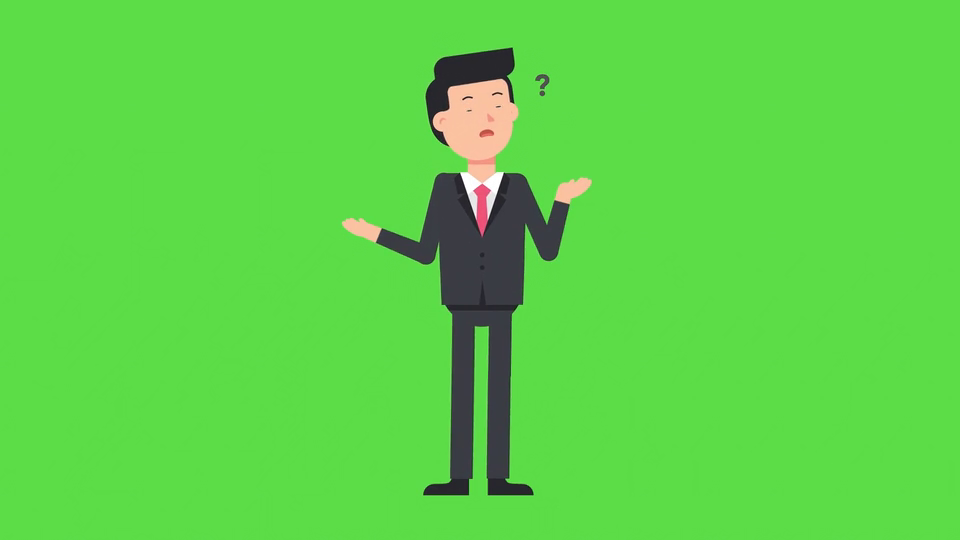
#> input picture frame 30 of man_-_80702 (540p).mp4, 960 x 540 px; the run also reads 1 picture not shown here
$ python video_bg_remove.py
#> lines starting #> are read from the running program, lines starting #| are printed output that depends on the picture; after the words box and inside, x2 and y2 are one past the last pixel; in counts of white or black regions, pixels touching at a corner belong together
import cv2
import numpy as np

# Open the video file
video_capture = cv2.VideoCapture('man_-_80702 (540p).mp4')

# Get video properties
frame_width = int(video_capture.get(3))
frame_height = int(video_capture.get(4))
fps = int(video_capture.get(5))
frame_count = int(video_capture.get(7))

# Define the codec and create a VideoWriter object to save the output
fourcc = cv2.VideoWriter_fourcc(*'mp4v')
output = cv2.VideoWriter('output_video.mp4', fourcc, fps, (frame_width, frame_height))

# Load the background image
background = cv2.imread('background.png')
if background is None:
    print("Error: Unable to open the background image.")
    exit(1)
background = cv2.resize(background, (frame_width, frame_height))
#> background: shape (540, 960, 3); every value is 255

# Define the color range for the background to be removed (green in this case)
lower_green = np.array([35, 50, 50])
upper_green = np.array([85, 255, 255])

while True:
    ret, frame = video_capture.read()
#> frame is the input picture: shape (540, 960, 3); mean B, G, R 72, 212, 92.4
    if not ret:
        break

    # Convert the frame to HSV color space
    hsv = cv2.cvtColor(frame, cv2.COLOR_BGR2HSV)
#> hsv: shape (540, 960, 3); mean H, S, V 58.4, 165, 213.2

    # Create a mask to isolate the green color
    mask = cv2.inRange(hsv, lower_green, upper_green)
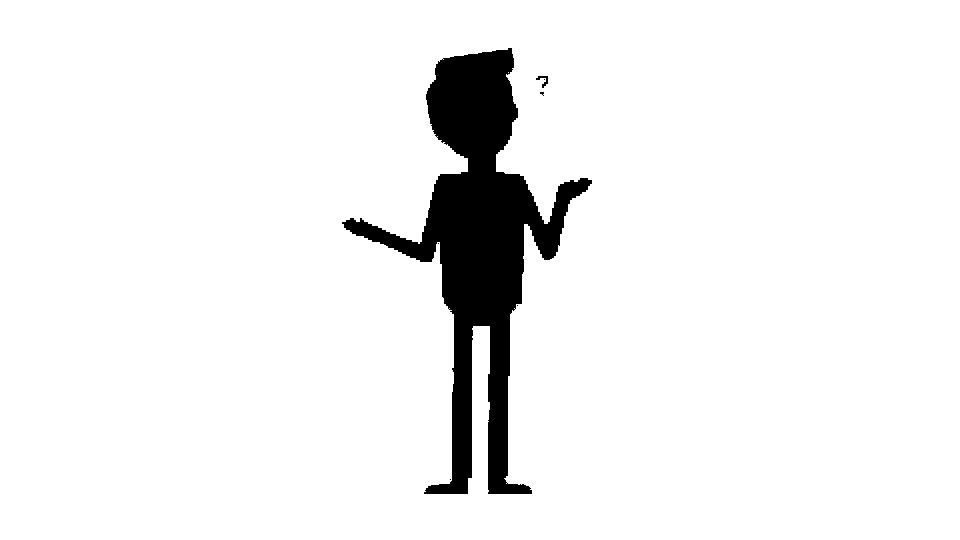
#> mask: shape (540, 960); 93.9% white; 7 black regions (5 under 20 px), largest, box (x1, y1, x2, y2) and area: (342, 48, 592, 494) 31741, (536, 76, 548, 88) 56

    # Invert the mask to get the foreground
    fg = cv2.bitwise_and(frame, frame, mask=~mask)
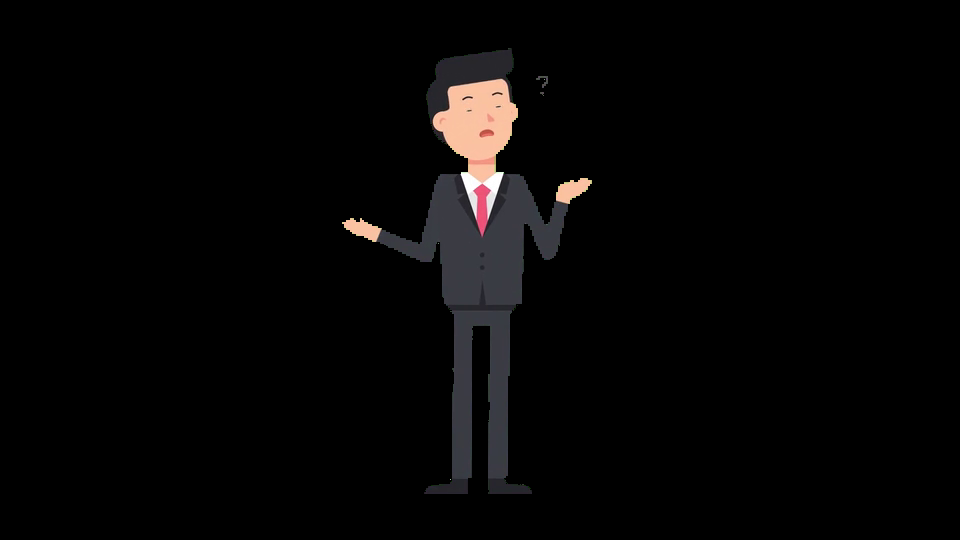
#> fg: shape (540, 960, 3); mean B, G, R 5.3, 5.4, 6.2

    # Invert the mask again to get the background
    bg = cv2.bitwise_and(background, background, mask=mask)

    # Combine the foreground and background
    result = cv2.add(fg, bg)
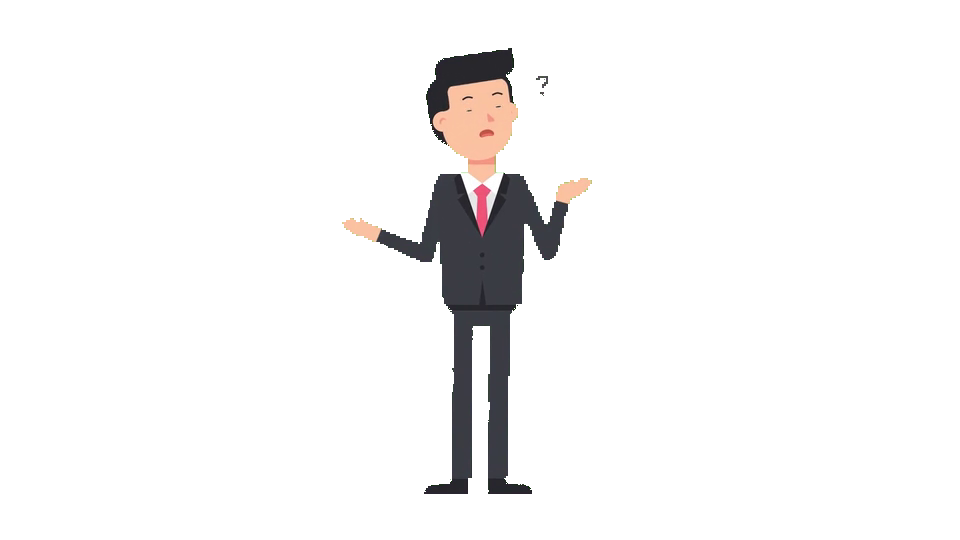
#> result: shape (540, 960, 3); mean B, G, R 244.7, 244.7, 245.5

    # Write the frame to the output video
    output.write(result)

    cv2.imshow('Video', result)

    if cv2.waitKey(1) & 0xFF == ord('q'):
#> (key q is pressed here)
        break

# Release the VideoCapture and VideoWriter objects
video_capture.release()
output.release()
cv2.destroyAllWindows()

$ run again, starting later in the video
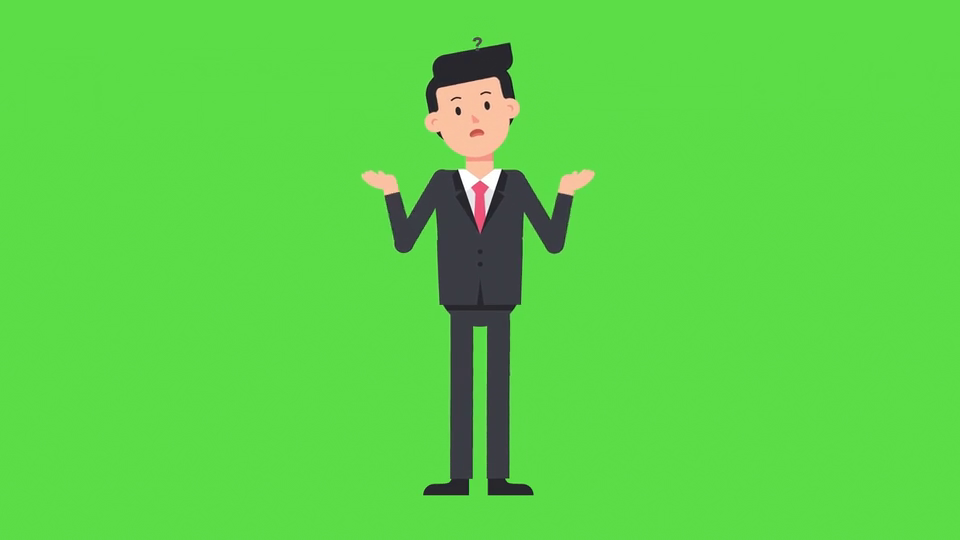
#> input picture frame 135 of man_-_80702 (540p).mp4, 960 x 540 px
#> background: shape (540, 960, 3); every value is 255
#> frame is the input picture: shape (540, 960, 3); mean B, G, R 71.8, 211.7, 92.2
#> hsv: shape (540, 960, 3); mean H, S, V 58.4, 165.1, 212.9
#> `mask = cv2.inRange(hsv, lower_green, upper_green)`:
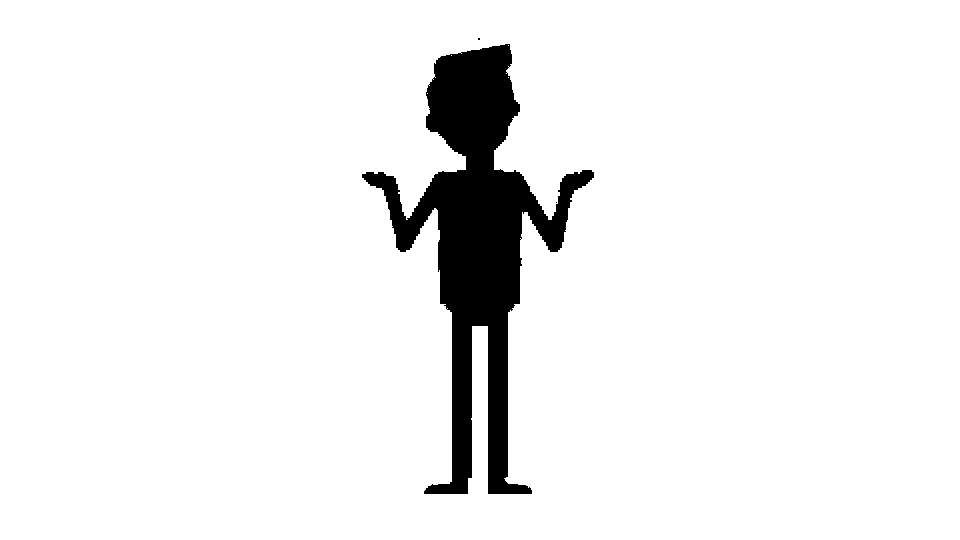
#> mask: shape (540, 960); 93.8% white; 3 black regions (2 under 20 px), largest, box (x1, y1, x2, y2) and area: (362, 44, 594, 494) 32139
#> `result = cv2.add(fg, bg)`:
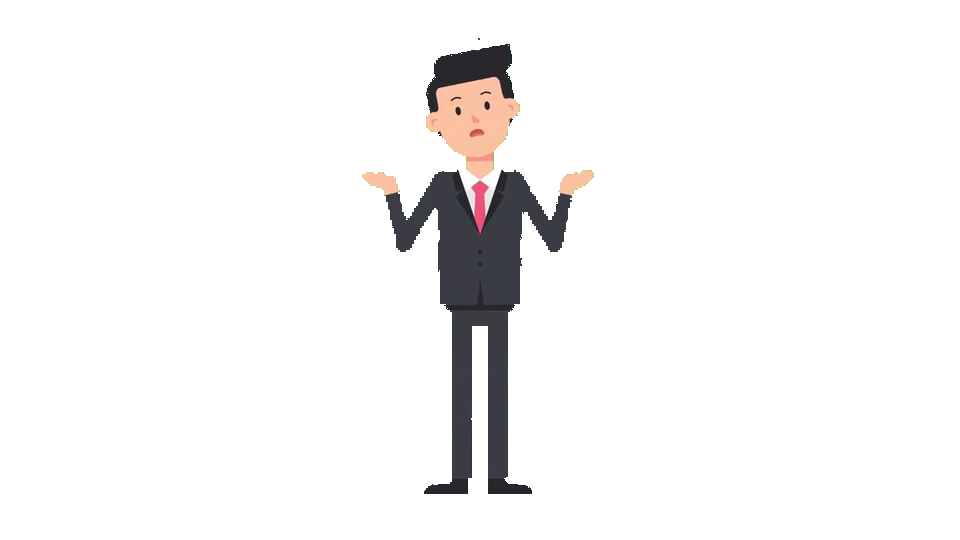
#> result: shape (540, 960, 3); mean B, G, R 244.6, 244.6, 245.5

$ run again, starting later in the video
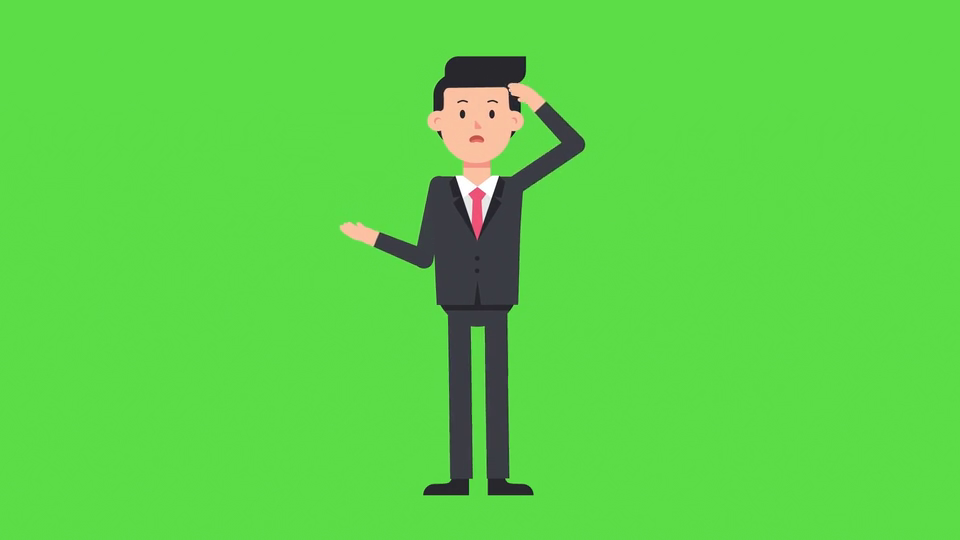
#> input picture frame 240 of man_-_80702 (540p).mp4, 960 x 540 px
#> background: shape (540, 960, 3); every value is 255
#> frame is the input picture: shape (540, 960, 3); mean B, G, R 71.8, 212, 92.3
#> hsv: shape (540, 960, 3); mean H, S, V 58.3, 165.2, 213.2
#> `mask = cv2.inRange(hsv, lower_green, upper_green)`:
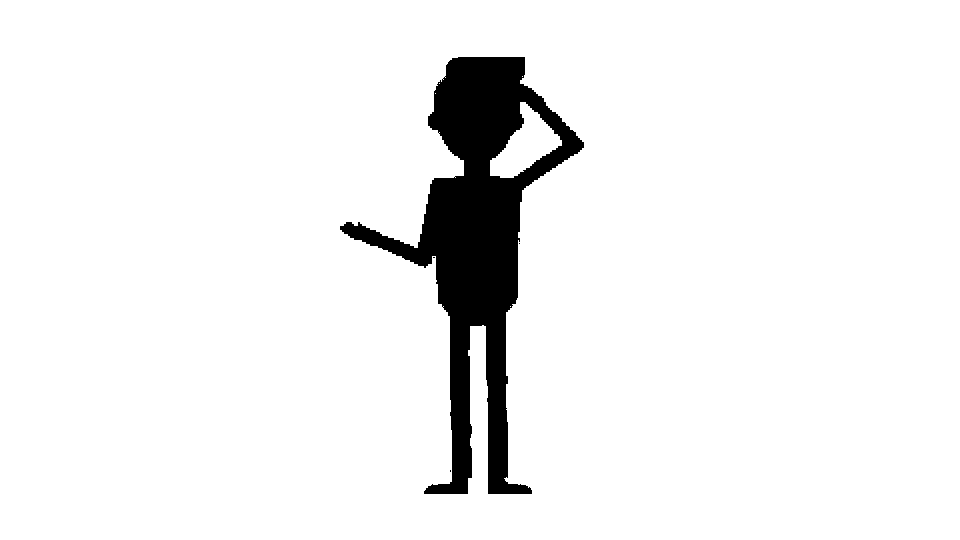
#> mask: shape (540, 960); 93.9% white; 4 black regions (3 under 20 px), largest, box (x1, y1, x2, y2) and area: (340, 57, 584, 494) 31464
#> `result = cv2.add(fg, bg)`:
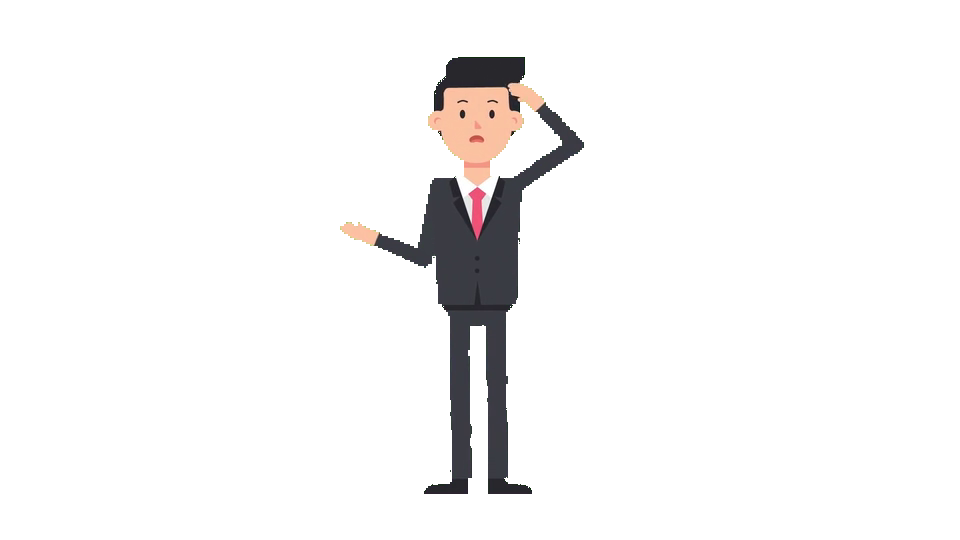
#> result: shape (540, 960, 3); mean B, G, R 244.8, 244.9, 245.7
